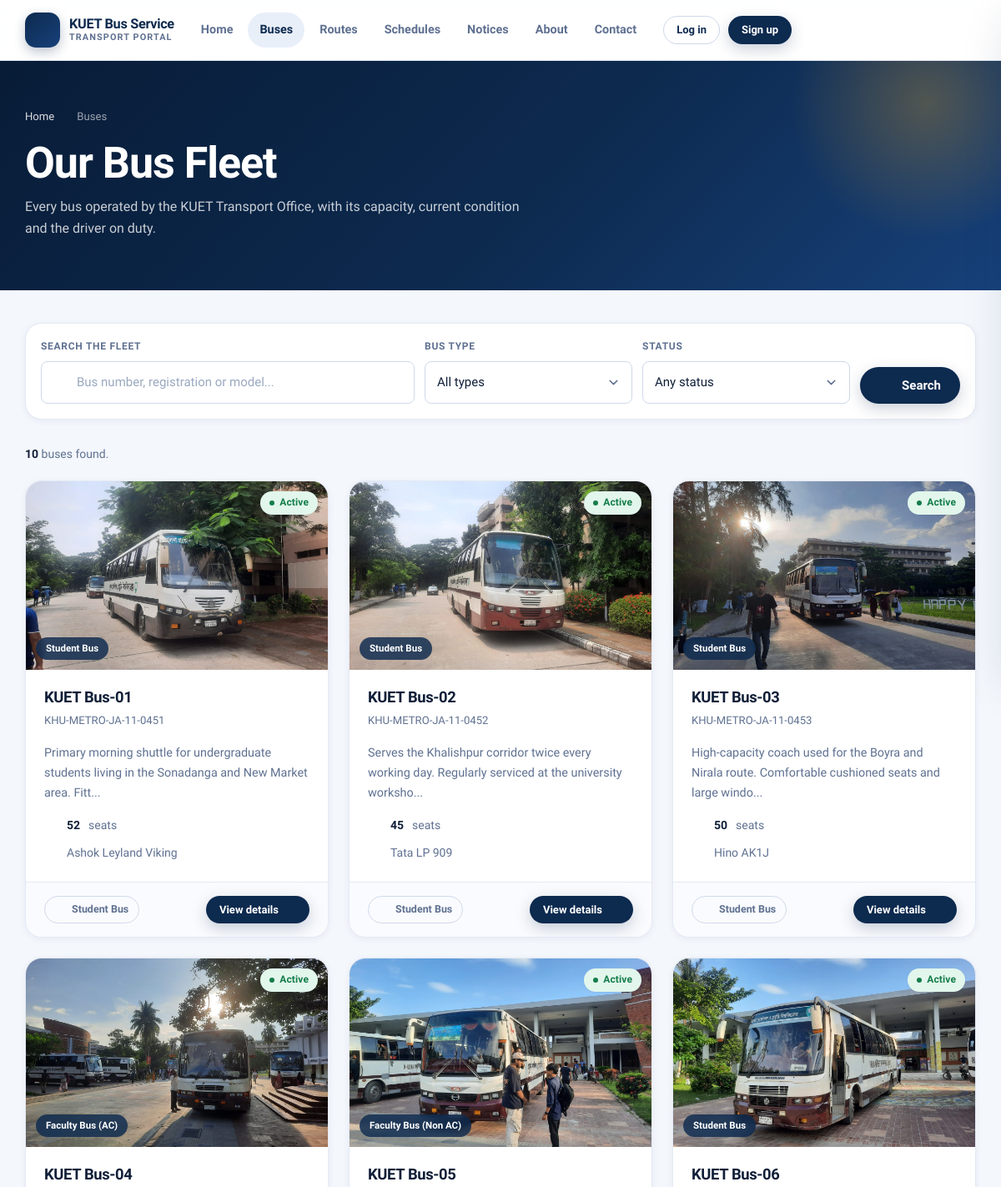
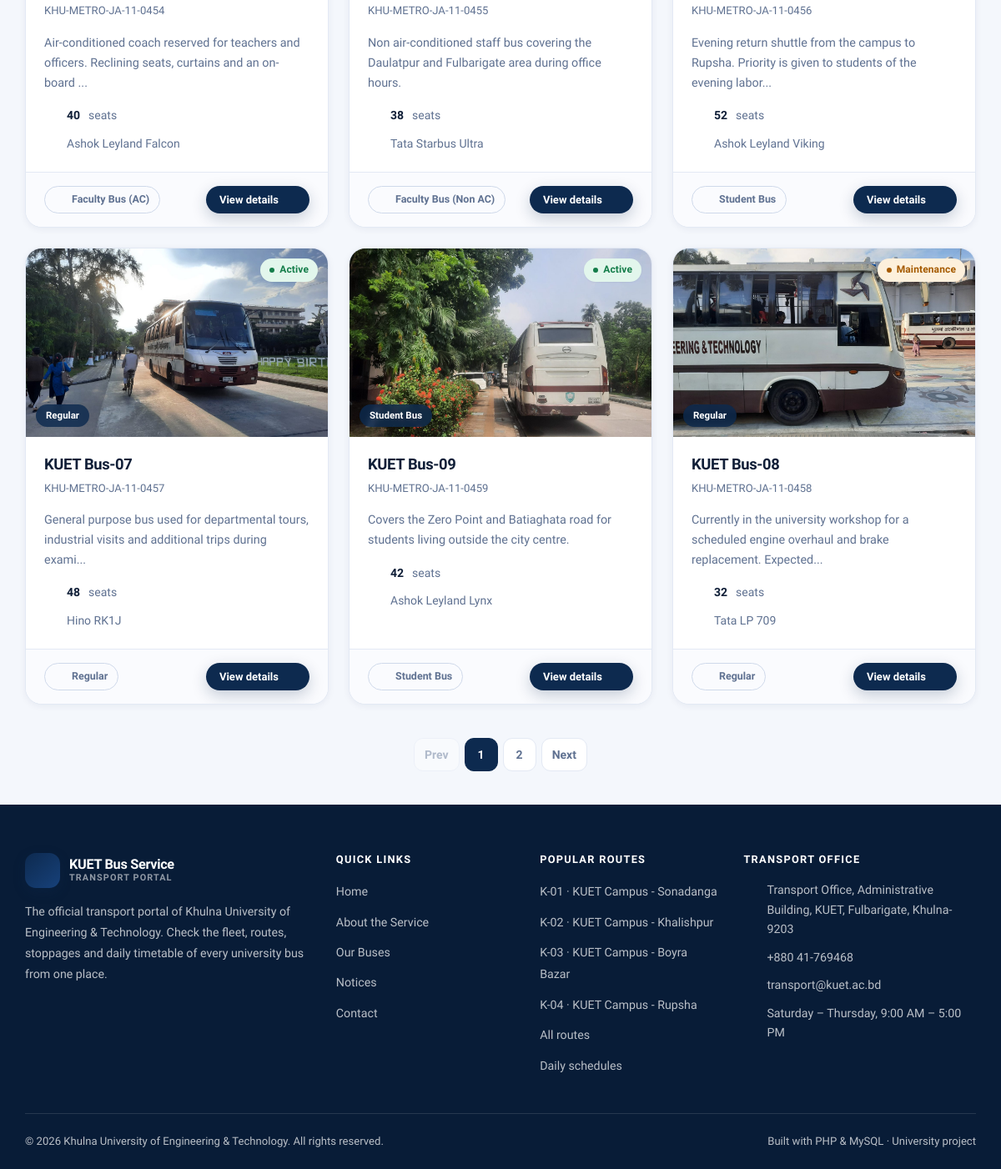
The app's page /buses.php with its own data (2 pictures, top to bottom).
### tables this page shows
CREATE TABLE `buses` (
    `id`             INT UNSIGNED NOT NULL AUTO_INCREMENT,
    `bus_name`       VARCHAR(80)  NOT NULL,        
    `reg_number`     VARCHAR(40)  NOT NULL,        
    `model`          VARCHAR(80)      NULL,
    `capacity`       SMALLINT UNSIGNED NOT NULL DEFAULT 40,
    `bus_type`       ENUM('Regular','Student Bus','Faculty Bus (AC)','Faculty Bus (Non AC)')
                     NOT NULL DEFAULT 'Regular',
    `status`         ENUM('Active','Maintenance','Inactive') NOT NULL DEFAULT 'Active',
    `driver_name`    VARCHAR(80)      NULL,
    `driver_contact` VARCHAR(20)      NULL,
    `description`    TEXT             NULL,
    `image`          VARCHAR(255)     NULL,        
    `created_at`     TIMESTAMP    NOT NULL DEFAULT CURRENT_TIMESTAMP,
    `updated_at`     TIMESTAMP    NOT NULL DEFAULT CURRENT_TIMESTAMP ON UPDATE CURRENT_TIMESTAMP,
    PRIMARY KEY (`id`),
    UNIQUE KEY `uq_buses_reg` (`reg_number`),
    KEY `idx_buses_status` (`status`),
    KEY `idx_buses_type` (`bus_type`)
);

CREATE TABLE `routes` (
    `id`            INT UNSIGNED NOT NULL AUTO_INCREMENT,
    `route_name`    VARCHAR(120) NOT NULL,
    `route_code`    VARCHAR(20)  NOT NULL,         
    `start_point`   VARCHAR(120) NOT NULL,
    `destination`   VARCHAR(120) NOT NULL,
    `description`   TEXT             NULL,
    `distance_km`   DECIMAL(5,2) NOT NULL DEFAULT 0.00,
    `duration_min`  SMALLINT UNSIGNED NOT NULL DEFAULT 0,
    `status`        ENUM('Active','Inactive') NOT NULL DEFAULT 'Active',
    `created_at`    TIMESTAMP    NOT NULL DEFAULT CURRENT_TIMESTAMP,
    `updated_at`    TIMESTAMP    NOT NULL DEFAULT CURRENT_TIMESTAMP ON UPDATE CURRENT_TIMESTAMP,
    PRIMARY KEY (`id`),
    UNIQUE KEY `uq_routes_code` (`route_code`),
    KEY `idx_routes_status` (`status`)
);

### config/database.php (called while the page is built, shortened)
<?php
function db(): PDO
{
    static $pdo = null;
    if ($pdo instanceof PDO) {
        return $pdo;
    }
    $dsn = 'mysql:host=' . DB_HOST . ';port=' . DB_PORT . ';dbname=' . DB_NAME . ';charset=' . DB_CHARSET;
    $options = [
        PDO::ATTR_ERRMODE            => PDO::ERRMODE_EXCEPTION,
        PDO::ATTR_DEFAULT_FETCH_MODE => PDO::FETCH_ASSOC,
        PDO::ATTR_EMULATE_PREPARES   => false,
        PDO::ATTR_STRINGIFY_FETCHES  => false,
    ];
    try {
        $pdo = new PDO($dsn, DB_USER, DB_PASS, $options);
    } catch (PDOException $e) {
        error_log('[DB] ' . $e->getMessage());
        http_response_code(500);
        $detail = APP_DEBUG ? htmlspecialchars($e->getMessage(), ENT_QUOTES, 'UTF-8') : '';
        die(
            '<!doctype html><html lang="en"><head><meta charset="utf-8">'
            . '<meta name="viewport" content="width=device-width, initial-scale=1">'
            . '<title>Database unavailable</title>'
            . '<style>body{font-family:system-ui,Segoe UI,Arial,sans-serif;background:#f4f6fb;color:#102a53;'
            . 'display:flex;min-height:100vh;align-items:center;justify-content:center;margin:0;padding:24px}'
            . '.box{background:#fff;max-width:560px;padding:40px;border-radius:18px;'
            . 'box-shadow:0 20px 45px rgba(16,42,83,.12)}h1{margin:0 0 12px;font-size:22px}'
            . 'code{background:#eef2f9;padding:2px 6px;border-radius:6px;font-size:13px}'
            . 'li{margin-bottom:6px;line-height:1.6}</style></head><body><div class="box">'
            . '<h1>Cannot connect to the database</h1>'
            . '<p>The site could not reach the MySQL server. Please check the following:</p><ul>'
            . '<li>XAMPP &rarr; MySQL module is <strong>running</strong>.</li>'
            . '<li>MySQL is listening on port <code>' . DB_PORT . '</code>.</li>'
            . '<li>The database <code>' . DB_NAME . '</code> has been imported from '
            . '<code>database/university_bus_service.sql</code>.</li>'
            . '</ul>' . ($detail ? '<p><small>' . $detail . '</small></p>' : '')
            . '</div></body></html>'
        );
    }
    return $pdo;
}

### buses.php (the view, shortened to what this page needs)
<?php
$search = get('q');
$page   = max(1, (int) get('page', 1));
$where  = [];
$params = [];
$whereSql = $where ? ' WHERE ' . implode(' AND ', $where) : '';
$total  = (int) fetchValue('SELECT COUNT(*) FROM buses' . $whereSql, $params);
$pages  = max(1, (int) ceil($total / ITEMS_PER_PAGE));
$page   = min($page, $pages);
$offset = ($page - 1) * ITEMS_PER_PAGE;
$buses = fetchAll(
    'SELECT id, bus_name, reg_number, model, capacity, bus_type, status, description, image
       FROM buses' . $whereSql . '
      ORDER BY FIELD(status, ?, ?, ?), bus_name ASC
      LIMIT ' . (int) ITEMS_PER_PAGE . ' OFFSET ' . (int) $offset,
    array_merge($params, ['Active', 'Maintenance', 'Inactive'])
);
require_once __DIR__ . '/includes/header.php';
?>
<section class="page-header">
    <div class="container">
        <ul class="breadcrumb">
            <li><a href="<?= e(url('index.php')) ?>">Home</a></li>
            <li><?= icon('chevron') ?></li>
            <li aria-current="page">Buses</li>
        </ul>
        <h1>Our Bus Fleet</h1>
        <p>
            Every bus operated by the <?= e(UNIVERSITY_SHORT) ?> Transport Office, with its
            capacity, current condition and the driver on duty.
        </p>
    </div>
</section>
<section class="section section--tight">
    <div class="container">
        <div class="filter-bar">
            <form method="get" action="<?= e(url('buses.php')) ?>" role="search">
                <div class="field search-field">
                    <label class="field__label" for="q">Search the fleet</label>
                    <input class="input" type="search" id="q" name="q"
                           value="<?= e($search) ?>"
                           placeholder="Bus number, registration or model...">
                </div>
                <div class="field">
                    <label class="field__label" for="type">Bus type</label>
                    <select class="select" id="type" name="type" data-auto-submit>
                        <option value="">All types</option>
                    </select>
                </div>
                <div class="field">
                    <label class="field__label" for="status">Status</label>
                    <select class="select" id="status" name="status" data-auto-submit>
                        <option value="">Any status</option>
                    </select>
                </div>
                <div class="filter-actions">
                    <button class="btn btn--primary" type="submit"><?= icon('search') ?> Search</button>
                </div>
            </form>
        </div>
        <p class="result-count">
            <strong><?= e($total) ?></strong>
            <?= $total === 1 ? 'bus' : 'buses' ?> found<?= $search !== '' ? ' for "' . e($search) . '"' : '' ?>.
        </p>
        <?php if ($buses): ?>
            <div class="grid grid--cards">
                <?php foreach ($buses as $bus): ?>
                    <article class="card card--hover reveal">
                        <div class="card__media">
                            <img src="<?= e(busImage($bus['image'])) ?>"
                                 alt="Photo of <?= e($bus['bus_name']) ?>" loading="lazy">
                            <span class="badge <?= e(statusClass($bus['status'])) ?> card__media-badge">
                                <?= e($bus['status']) ?>
                            </span>
                            <span class="card__media-tag"><?= e($bus['bus_type']) ?></span>
                        </div>
                        <div class="card__body">
                            <h2 class="card__title">
                                <a href="<?= e(url('bus-details.php?id=' . (int) $bus['id'])) ?>">
                                    <?= e($bus['bus_name']) ?>
                                </a>
                            </h2>
                            <p class="text-muted" style="font-size:.82rem;"><?= e($bus['reg_number']) ?></p>
                            <p class="card__text">
                                <?= e(excerpt($bus['description'], 100) ?: 'No description has been added for this bus yet.') ?>
                            </p>
                            <ul class="meta-list">
                                <li><?= icon('seat') ?> <strong><?= e($bus['capacity']) ?></strong> seats</li>
                                <li><?= icon('bus') ?> <?= e($bus['model'] ?: 'Model not recorded') ?></li>
                            </ul>
                        </div>
                        <div class="card__foot">
                            <span class="chip chip--outline"><?= icon('bus') ?> <?= e($bus['bus_type']) ?></span>
                            <a class="btn btn--primary btn--sm"
                               href="<?= e(url('bus-details.php?id=' . (int) $bus['id'])) ?>">
                                View details <?= icon('chevron') ?>
                            </a>
                        </div>
                    </article>
                <?php endforeach; ?>
            </div>
            <?php if ($pages > 1): ?>
                <nav aria-label="Bus list pages">
                    <ul class="pagination">
                        <li>
                            <a class="<?= $page <= 1 ? 'is-disabled' : '' ?>"
                               href="<?= e(url('buses.php') . withQuery(['page' => $page - 1])) ?>"
                               aria-label="Previous page">Prev</a>
                        </li>
                        <?php for ($i = 1; $i <= $pages; $i++): ?>
                            <li>
                                <?php if ($i === $page): ?>
                                    <span class="is-current" aria-current="page"><?= e($i) ?></span>
                                <?php else: ?>
                                    <a href="<?= e(url('buses.php') . withQuery(['page' => $i])) ?>"><?= e($i) ?></a>
                                <?php endif; ?>
                            </li>
                        <?php endfor; ?>
                        <li>
                            <a class="<?= $page >= $pages ? 'is-disabled' : '' ?>"
                               href="<?= e(url('buses.php') . withQuery(['page' => $page + 1])) ?>"
                               aria-label="Next page">Next</a>
                        </li>
                    </ul>
                </nav>
            <?php endif; ?>
        <?php endif; ?>
    </div>
</section>
<?php require_once __DIR__ . '/includes/footer.php'; ?>

### includes/functions.php (shortened to what this page needs)
<?php
function e($value): string
{
    return htmlspecialchars((string) $value, ENT_QUOTES | ENT_SUBSTITUTE, 'UTF-8');
}
function url(string $path = ''): string
{
    return BASE_URL . ltrim($path, '/');
}
function get(string $key, $default = '')
{
    return isset($_GET[$key]) ? clean($_GET[$key]) : $default;
}
function isBlank($value): bool
{
    return $value === null || trim((string) $value) === '';
}
function q(string $sql, array $params = []): PDOStatement
{
    $stmt = db()->prepare($sql);
    $stmt->execute($params);
    return $stmt;
}
function fetchAll(string $sql, array $params = []): array
{
    return q($sql, $params)->fetchAll();
}
function fetchValue(string $sql, array $params = [], $default = 0)
{
    $value = q($sql, $params)->fetchColumn();
    return $value === false ? $default : $value;
}
function excerpt(?string $text, int $limit = 120): string
{
    $text = trim(preg_replace('/[[:space:]]+/', ' ', strip_tags((string) $text)));
    if (mb_strlen($text) <= $limit) {
        return $text;
    }
    return mb_substr($text, 0, $limit) . '...';
}
function statusClass(string $status): string
{
    switch (strtolower($status)) {
        case 'active':
        case 'published':
            return 'badge--success';
        case 'maintenance':
        case 'draft':
        case 'suspended':
        case 'important':
            return 'badge--warning';
    }
}
function busImage(?string $file): string
{
    if (!isBlank($file) && is_file(UPLOAD_DIR . DIRECTORY_SEPARATOR . basename($file))) {
        return UPLOAD_URL . rawurlencode(basename($file));
    }
    return PLACEHOLDER_BUS;
}
function withQuery(array $changes): string
{
    $params = array_merge($_GET, $changes);
    return $params ? '?' . http_build_query($params) : '';
}
function icon(string $name, string $class = 'icon'): string
{
    static $paths = null;
    $path = $paths[$name] ?? $paths['info'];
    return '<svg class="' . e($class) . '" viewBox="0 0 24 24" fill="none" stroke="currentColor" '
        . 'stroke-width="1.7" stroke-linecap="round" stroke-linejoin="round" aria-hidden="true" '
        . 'focusable="false">' . $path . '</svg>';
}

### includes/footer.php (shortened to what this page needs)
<?php
try {
    $footerRoutes = fetchAll(
        'SELECT id, route_name, route_code FROM routes WHERE status = ? ORDER BY route_code LIMIT 4',
        ['Active']
    );
} catch (Throwable $ex) {
    $footerRoutes = [];
}
?>
</main>
<footer class="footer">
    <div class="container">
        <div class="footer__grid">
            <div>
                <span class="brand">
                    <span class="brand__mark"><?= icon('bus') ?></span>
                    <span class="brand__text">
                        <b><?= e(UNIVERSITY_SHORT) ?> Bus Service</b>
                        <span>Transport Portal</span>
                    </span>
                </span>
                <p>
                    The official transport portal of <?= e(UNIVERSITY_NAME) ?>.
                    Check the fleet, routes, stoppages and daily timetable of every
                    university bus from one place.
                </p>
            </div>
            <div>
                <h4>Quick Links</h4>
                <ul>
                    <li><a href="<?= e(url('index.php')) ?>">Home</a></li>
                    <li><a href="<?= e(url('about.php')) ?>">About the Service</a></li>
                    <li><a href="<?= e(url('buses.php')) ?>">Our Buses</a></li>
                    <li><a href="<?= e(url('announcements.php')) ?>">Notices</a></li>
                    <li><a href="<?= e(url('contact.php')) ?>">Contact</a></li>
                </ul>
            </div>
            <div>
                <h4>Popular Routes</h4>
                <ul>
                    <?php if ($footerRoutes): ?>
                        <?php foreach ($footerRoutes as $r): ?>
                            <li>
                                <a href="<?= e(url('route-details.php?id=' . (int) $r['id'])) ?>">
                                    <?= e($r['route_code']) ?> &middot; <?= e($r['route_name']) ?>
                                </a>
                            </li>
                        <?php endforeach; ?>
                    <?php endif; ?>
                    <li><a href="<?= e(url('routes.php')) ?>">All routes</a></li>
                    <li><a href="<?= e(url('schedules.php')) ?>">Daily schedules</a></li>
                </ul>
            </div>
            <div>
                <h4>Transport Office</h4>
                <ul class="footer__contact">
                    <li><?= icon('pin') ?> <span><?= e(OFFICE_ADDRESS) ?></span></li>
                    <li><?= icon('phone') ?> <a href="tel:<?= e(preg_replace('/[^0-9+]/', '', OFFICE_PHONE)) ?>"><?= e(OFFICE_PHONE) ?></a></li>
                    <li><?= icon('mail') ?> <a href="mailto:<?= e(OFFICE_EMAIL) ?>"><?= e(OFFICE_EMAIL) ?></a></li>
                    <li><?= icon('clock') ?> <span><?= e(OFFICE_HOURS) ?></span></li>
                </ul>
            </div>
        </div>
        <div class="footer__bottom">
            <span>&copy; <?= date('Y') ?> <?= e(UNIVERSITY_NAME) ?>. All rights reserved.</span>
            <span>Built with PHP &amp; MySQL &middot; University project</span>
        </div>
    </div>
</footer>
</body>
</html>

### assets/css/responsive.css (style rules this page uses)
@media (max-width: 1200px) { :root { --section-y: 66px; } }
@media (max-width: 1200px) { .footer__grid { gap: 30px; } }

### records on screen
buses: image (picture), status "Active", bus_type "Student Bus", bus_name "KUET Bus-01", reg_number "KHU-METRO-JA-11-0451", description "Primary morning shuttle for undergraduate students living in the Sonadanga and New Market area. Fitt...", capacity "52", model "Ashok Leyland Viking"
buses: image (picture), status "Active", bus_type "Student Bus", bus_name "KUET Bus-02", reg_number "KHU-METRO-JA-11-0452", description "Serves the Khalishpur corridor twice every working day. Regularly serviced at the university worksho...", capacity "45", model "Tata LP 909"
buses: image (picture), status "Active", bus_type "Student Bus", bus_name "KUET Bus-03", reg_number "KHU-METRO-JA-11-0453", description "High-capacity coach used for the Boyra and Nirala route. Comfortable cushioned seats and large windo...", capacity "50", model "Hino AK1J"
buses: image (picture), status "Active", bus_type "Faculty Bus (AC)", bus_name "KUET Bus-04", reg_number "KHU-METRO-JA-11-0454", description "Air-conditioned coach reserved for teachers and officers. Reclining seats, curtains and an on-board ...", capacity "40", model "Ashok Leyland Falcon"
buses: image (picture), status "Active", bus_type "Faculty Bus (Non AC)", bus_name "KUET Bus-05", reg_number "KHU-METRO-JA-11-0455", description "Non air-conditioned staff bus covering the Daulatpur and Fulbarigate area during office hours.", capacity "38", model "Tata Starbus Ultra"
buses: image (picture), status "Active", bus_type "Student Bus", bus_name "KUET Bus-06", reg_number "KHU-METRO-JA-11-0456", description "Evening return shuttle from the campus to Rupsha. Priority is given to students of the evening labor...", capacity "52", model "Ashok Leyland Viking"
buses: image (picture), status "Active", bus_type "Regular", bus_name "KUET Bus-07", reg_number "KHU-METRO-JA-11-0457", description "General purpose bus used for departmental tours, industrial visits and additional trips during exami...", capacity "48", model "Hino RK1J"
buses: image (picture), status "Active", bus_type "Student Bus", bus_name "KUET Bus-09", reg_number "KHU-METRO-JA-11-0459", description "Covers the Zero Point and Batiaghata road for students living outside the city centre.", capacity "42", model "Ashok Leyland Lynx"
buses: image (picture), status "Maintenance", bus_type "Regular", bus_name "KUET Bus-08", reg_number "KHU-METRO-JA-11-0458", description "Currently in the university workshop for a scheduled engine overhaul and brake replacement. Expected...", capacity "32", model "Tata LP 709"
routes: route_code "K-01", route_name "KUET Campus - Sonadanga"
routes: route_code "K-02", route_name "KUET Campus - Khalishpur"
routes: route_code "K-03", route_name "KUET Campus - Boyra Bazar"
routes: route_code "K-04", route_name "KUET Campus - Rupsha"

### other values on screen
UNIVERSITY_SHORT "KUET"
$item['label'] "Home"
$item['label'] "Buses"
$item['label'] "Routes"
$item['label'] "Schedules"
$item['label'] "Notices"
$item['label'] "About"
$item['label'] "Contact"
$total "10"
UNIVERSITY_NAME "Khulna University of Engineering & Technology"
OFFICE_ADDRESS "Transport Office, Administrative Building, KUET, Fulbarigate, Khulna-9203"
OFFICE_PHONE "+880 41-769468"
OFFICE_EMAIL "transport@kuet.ac.bd"
OFFICE_HOURS "Saturday – Thursday, 9:00 AM – 5:00 PM"
